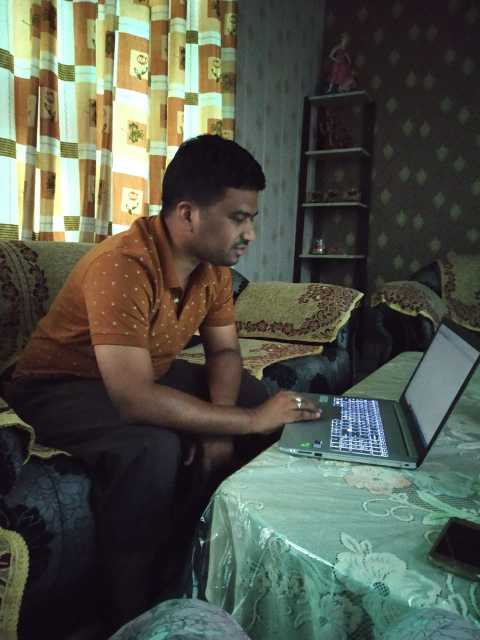
#> input picture S13/S13_Yolo_OpenCV/My.jpeg, 960 x 1280 px, found by its file name (shown at 1/2 size)
$ jupyter execute --allow-errors S13_Yolo_OpenCV.ipynb   (shell and % lines are left out)
#> lines starting #> are read from the running program, lines starting #| are printed output that depends on the picture
[cell 1]
from google.colab import drive
#> (the rest of this cell did not finish here and is left out)

[cell 2]
import sys
S13_PROJECT_PATH = '/content/drive/My Drive/Colab Notebooks/Github_Repo/The_School_of_AI/TSAI/TSAI/S13'
sys.path.append(S13_PROJECT_PATH+'/S13_Yolo_OpenCV/')
import os
os.chdir(S13_PROJECT_PATH+'/S13_Yolo_OpenCV')

[cell 3]
import cv2
import numpy as np
from google.colab.patches import cv2_imshow

#> (a cell that did not finish here is left out)

[cell 5]
# Loading image
img = cv2.imread(S13_PROJECT_PATH+"/S13_Yolo_OpenCV/My.jpeg")
#> img is the input picture: shape (1280, 960, 3); mean B, G, R 74.8, 86.1, 82.1
img = cv2.resize(img, None, fx=0.4, fy=0.4)
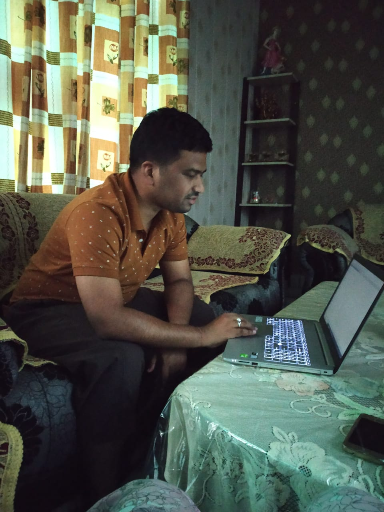
#> img: shape (512, 384, 3); mean B, G, R 74.8, 86, 82.1
height, width, channels = img.shape
#> height = 512; width = 384; channels = 3

[cell 6]
# Detecting objects
blob = cv2.dnn.blobFromImage(img, 0.00392, (416, 416), (0, 0, 0), True, crop=False)
#> (the rest of this cell did not finish here and is left out)

[cell 7]
# Showing informations on the screen
class_ids = []
confidences = []
boxes = []
#> (the rest of this cell did not finish here and is left out)

[cell 8]
indexes = cv2.dnn.NMSBoxes(boxes, confidences, 0.5, 0.4)
print(indexes)

[cell 9]
font = cv2.FONT_HERSHEY_PLAIN
for i in range(len(boxes)):
    if i in indexes:
        x, y, w, h = boxes[i]
        label = str(classes[class_ids[i]])
        color = colors[i]
        cv2.rectangle(img, (x, y), (x + w, y + h), color, 2)
        cv2.putText(img, label, (x, y + 30), font, 3, color, 3)
cv2_imshow(img)
cv2.waitKey(0)
cv2.destroyAllWindows()
